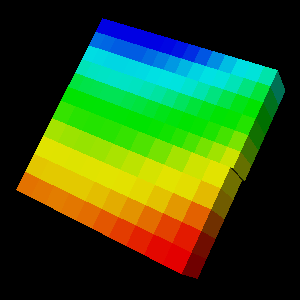

Python code for this plot:
#!/usr/bin/env python

# Read EnSight nfaced ASCII case file and render Pressure field.

import os

import vtkmodules.vtkInteractionStyle  # noqa: F401
import vtkmodules.vtkRenderingFreeType  # noqa: F401
import vtkmodules.vtkRenderingOpenGL2  # noqa: F401

from vtkmodules.vtkFiltersGeometry import vtkDataSetSurfaceFilter
from vtkmodules.vtkIOEnSight import vtkGenericEnSightReader
from vtkmodules.vtkRenderingCore import (
    vtkActor,
    vtkCompositePolyDataMapper,
    vtkRenderWindow,
    vtkRenderWindowInteractor,
    vtkRenderer,
)

# Source
data_dir = os.environ.get("VPE_DATA_DIR", os.path.dirname(os.path.abspath(__file__)))

# Read EnSight case file
ensight_reader = vtkGenericEnSightReader()
ensight_reader.SetCaseFileName(os.path.join(data_dir, "EnSight", "TEST.case"))

# Extract surface
surface_filter = vtkDataSetSurfaceFilter()
surface_filter.SetInputConnection(ensight_reader.GetOutputPort())

# Mapper
composite_mapper = vtkCompositePolyDataMapper()
composite_mapper.SetInputConnection(surface_filter.GetOutputPort())
composite_mapper.SetColorModeToMapScalars()
composite_mapper.SetScalarModeToUseCellFieldData()
composite_mapper.ColorByArrayComponent("Pressure", 0)
composite_mapper.SetScalarRange(0.121168, 0.254608)

# Actor
ensight_actor = vtkActor()
ensight_actor.SetMapper(composite_mapper)

# Renderer
renderer = vtkRenderer()
renderer.AddActor(ensight_actor)

# Render window
render_window = vtkRenderWindow()
render_window.AddRenderer(renderer)
render_window.SetWindowName("ensight nfaced ascii")
render_window.SetMultiSamples(0)
render_window.SetSize(300, 300)

# Interactor
interactor = vtkRenderWindowInteractor()
interactor.SetRenderWindow(render_window)

# Scene
camera = renderer.GetActiveCamera()
camera.SetPosition(0.643568, 0.424804, -0.477458)
camera.SetFocalPoint(0.894177, 0.490735, 0.028153)
camera.SetViewAngle(30)
camera.SetViewUp(0.338885, 0.896657, -0.284892)
renderer.ResetCameraClippingRange()

interactor.Initialize()
interactor.Start()
